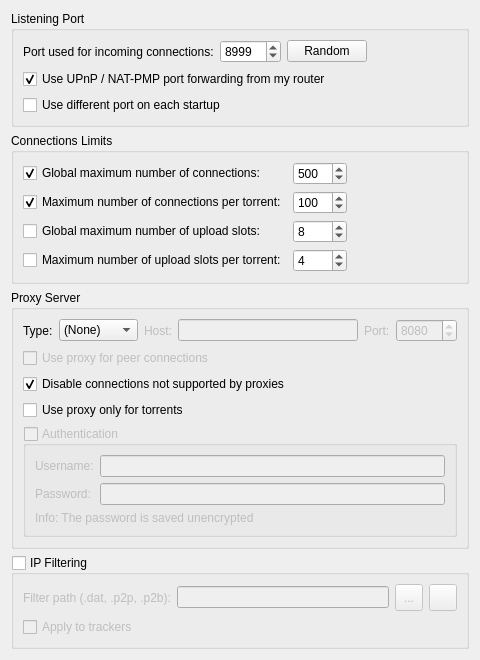
          <widget class="QWidget" name="scrollAreaWidgetContents_3">
           <property name="geometry">
            <rect>
             <x>0</x>
             <y>0</y>
             <width>480</width>
             <height>658</height>
            </rect>
           </property>
           <layout class="QVBoxLayout" name="verticalLayout_20">
            <item>
             <layout class="QHBoxLayout">
              <item>
               <widget class="QGroupBox" name="ListeningPortBox">
                <property name="title">
                 <string>Listening Port</string>
                </property>
                <layout class="QVBoxLayout">
                 <item>
                  <layout class="QHBoxLayout">
                   <item>
                    <widget class="QLabel" name="lbl_ports">
                     <property name="text">
                      <string>Port used for incoming connections:</string>
                     </property>
                    </widget>
                   </item>
                   <item>
                    <widget class="QSpinBox" name="spinPort">
                     <property name="minimum">
                      <number>1</number>
                     </property>
                     <property name="maximum">
                      <number>65535</number>
                     </property>
                     <property name="value">
                      <number>8999</number>
                     </property>
                    </widget>
                   </item>
                   <item>
                    <widget class="QPushButton" name="randomButton">
                     <property name="text">
                      <string>Random</string>
                     </property>
                    </widget>
                   </item>
                   <item>
                    <spacer>
                     <property name="orientation">
                      <enum>Qt::Horizontal</enum>
                     </property>
                     <property name="sizeHint" stdset="0">
                      <size>
                       <width>20</width>
                       <height>20</height>
                      </size>
                     </property>
                    </spacer>
                   </item>
                  </layout>
                 </item>
                 <item>
                  <widget class="QCheckBox" name="checkUPnP">
                   <property name="text">
                    <string>Use UPnP / NAT-PMP port forwarding from my router</string>
                   </property>
                   <property name="checked">
                    <bool>true</bool>
                   </property>
                  </widget>
                 </item>
                 <item>
                  <widget class="QCheckBox" name="checkRandomPort">
                   <property name="text">
                    <string>Use different port on each startup</string>
                   </property>
                  </widget>
                 </item>
                </layout>
               </widget>
              </item>
             </layout>
            </item>
            <item>
             <widget class="QGroupBox" name="nbConnecBox">
              <property name="title">
               <string>Connections Limits</string>
              </property>
              <layout class="QGridLayout" name="gridLayout">
               <item row="0" column="0">
                <widget class="QCheckBox" name="checkMaxConnecs">
                 <property name="text">
                  <string>Global maximum number of connections:</string>
                 </property>
                 <property name="checked">
                  <bool>true</bool>
                 </property>
                </widget>
               </item>
               <item row="0" column="1">
                <widget class="QSpinBox" name="spinMaxConnec">
                 <property name="enabled">
                  <bool>true</bool>
                 </property>
                 <property name="minimum">
                  <number>2</number>
                 </property>
                 <property name="maximum">
                  <number>2000</number>
                 </property>
                 <property name="value">
                  <number>500</number>
                 </property>
                </widget>
               </item>
               <item row="2" column="0">
                <widget class="QCheckBox" name="checkMaxConnecsPerTorrent">
                 <property name="text">
                  <string>Maximum number of connections per torrent:</string>
                 </property>
                 <property name="checked">
                  <bool>true</bool>
                 </property>
                </widget>
               </item>
               <item row="2" column="1">
                <widget class="QSpinBox" name="spinMaxConnecPerTorrent">
                 <property name="minimum">
                  <number>2</number>
                 </property>
                 <property name="maximum">
                  <number>2000</number>
                 </property>
                 <property name="value">
                  <number>100</number>
                 </property>
                </widget>
               </item>
               <item row="4" column="0">
                <widget class="QCheckBox" name="checkMaxUploadsPerTorrent">
                 <property name="text">
                  <string>Maximum number of upload slots per torrent:</string>
                 </property>
                 <property name="checked">
                  <bool>false</bool>
                 </property>
                </widget>
               </item>
               <item row="4" column="1">
                <widget class="QSpinBox" name="spinMaxUploadsPerTorrent">
                 <property name="maximum">
                  <number>500</number>
                 </property>
                 <property name="value">
                  <number>4</number>
                 </property>
                </widget>
               </item>
               <item row="0" column="2">
                <spacer name="horizontalSpacer_3">
                 <property name="orientation">
                  <enum>Qt::Horizontal</enum>
                 </property>
                 <property name="sizeHint" stdset="0">
                  <size>
                   <width>40</width>
                   <height>20</height>
                  </size>
                 </property>
                </spacer>
               </item>
               <item row="2" column="2">
                <spacer name="horizontalSpacer_4">
                 <property name="orientation">
                  <enum>Qt::Horizontal</enum>
                 </property>
                 <property name="sizeHint" stdset="0">
                  <size>
                   <width>40</width>
                   <height>20</height>
                  </size>
                 </property>
                </spacer>
               </item>
               <item row="4" column="2">
                <spacer name="horizontalSpacer_6">
                 <property name="orientation">
                  <enum>Qt::Horizontal</enum>
                 </property>
                 <property name="sizeHint" stdset="0">
                  <size>
                   <width>40</width>
                   <height>20</height>
                  </size>
                 </property>
                </spacer>
               </item>
               <item row="3" column="0">
                <widget class="QCheckBox" name="checkMaxUploads">
                 <property name="text">
                  <string>Global maximum number of upload slots:</string>
                 </property>
                 <property name="checked">
                  <bool>false</bool>
                 </property>
                </widget>
               </item>
               <item row="3" column="1">
                <widget class="QSpinBox" name="spinMaxUploads">
                 <property name="maximum">
                  <number>2000</number>
                 </property>
                 <property name="value">
                  <number>8</number>
                 </property>
                </widget>
               </item>
               <item row="3" column="2">
                <spacer name="horizontalSpacer_15">
                 <property name="orientation">
                  <enum>Qt::Horizontal</enum>
                 </property>
                 <property name="sizeHint" stdset="0">
                  <size>
                   <width>40</width>
                   <height>20</height>
                  </size>
                 </property>
                </spacer>
               </item>
              </layout>
             </widget>
            </item>
            <item>
             <widget class="QGroupBox" name="groupProxy">
              <property name="enabled">
               <bool>true</bool>
              </property>
              <property name="title">
               <string>Proxy Server</string>
              </property>
              <layout class="QVBoxLayout" name="verticalLayout_29">
               <item>
                <layout class="QHBoxLayout" name="_2">
                 <item>
                  <widget class="QLabel" name="ProxyType_lbl">
                   <property name="text">
                    <string>Type:</string>
                   </property>
                  </widget>
                 </item>
                 <item>
                  <widget class="QComboBox" name="comboProxyType">
                   <item>
                    <property name="text">
                     <string>(None)</string>
                    </property>
                   </item>
                   <item>
                    <property name="text">
                     <string>SOCKS4</string>
                    </property>
                   </item>
                   <item>
                    <property name="text">
                     <string>SOCKS5</string>
                    </property>
                   </item>
                   <item>
                    <property name="text">
                     <string>HTTP</string>
                    </property>
                   </item>
                  </widget>
                 </item>
                 <item>
                  <widget class="QLabel" name="lblProxyIP">
                   <property name="enabled">
                    <bool>false</bool>
                   </property>
                   <property name="text">
                    <string>Host:</string>
                   </property>
                  </widget>
                 </item>
                 <item>
                  <widget class="QLineEdit" name="textProxyIP">
                   <property name="enabled">
                    <bool>false</bool>
                   </property>
                   <property name="text">
                    <string/>
                   </property>
                   <property name="maxLength">
                    <number>75</number>
                   </property>
                   <property name="echoMode">
                    <enum>QLineEdit::Normal</enum>
                   </property>
                  </widget>
                 </item>
                 <item>
                  <widget class="QLabel" name="lblProxyPort">
                   <property name="enabled">
                    <bool>false</bool>
                   </property>
                   <property name="text">
                    <string>Port:</string>
                   </property>
                  </widget>
                 </item>
                 <item>
                  <widget class="QSpinBox" name="spinProxyPort">
                   <property name="enabled">
                    <bool>false</bool>
                   </property>
                   <property name="minimum">
                    <number>1</number>
                   </property>
                   <property name="maximum">
                    <number>65535</number>
                   </property>
                   <property name="value">
                    <number>8080</number>
                   </property>
                  </widget>
                 </item>
                </layout>
               </item>
               <item>
                <widget class="QCheckBox" name="checkProxyPeerConnecs">
                 <property name="enabled">
                  <bool>false</bool>
                 </property>
                 <property name="toolTip">
                  <string>Otherwise, the proxy server is only used for tracker connections</string>
                 </property>
                 <property name="text">
                  <string>Use proxy for peer connections</string>
                 </property>
                </widget>
               </item>
               <item>
                <widget class="QCheckBox" name="checkForceProxy">
                 <property name="text">
                  <string>Disable connections not supported by proxies</string>
                 </property>
                 <property name="checked">
                  <bool>true</bool>
                 </property>
                </widget>
               </item>
               <item>
                <widget class="QCheckBox" name="isProxyOnlyForTorrents">
                 <property name="toolTip">
                  <string>RSS feeds, search engine, software updates or anything else other than torrent transfers and related operations (such as peer exchanges) will use a direct connection</string>
                 </property>
                 <property name="text">
                  <string>Use proxy only for torrents</string>
                 </property>
                 <property name="checked">
                  <bool>false</bool>
                 </property>
                </widget>
               </item>
               <item>
                <widget class="QGroupBox" name="checkProxyAuth">
                 <property name="enabled">
                  <bool>false</bool>
                 </property>
                 <property name="title">
                  <string>Authentication</string>
                 </property>
                 <property name="checkable">
                  <bool>true</bool>
                 </property>
                 <property name="checked">
                  <bool>false</bool>
                 </property>
                 <layout class="QVBoxLayout" name="verticalLayout_24">
                  <item>
                   <layout class="QGridLayout" name="gridLayout_12">
                    <item row="0" column="0">
                     <widget class="QLabel" name="lblProxyUsername">
                      <property name="text">
                       <string>Username:</string>
                      </property>
                     </widget>
                    </item>
                    <item row="0" column="1">
                     <widget class="QLineEdit" name="textProxyUsername">
                      <property name="text">
                       <string/>
                      </property>
                      <property name="maxLength">
                       <number>1000</number>
                      </property>
                      <property name="echoMode">
                       <enum>QLineEdit::Normal</enum>
                      </property>
                     </widget>
                    </item>
                    <item row="1" column="0">
                     <widget class="QLabel" name="lblProxyPassword">
                      <property name="text">
                       <string>Password:</string>
                      </property>
                     </widget>
                    </item>
                    <item row="1" column="1">
                     <widget class="QLineEdit" name="textProxyPassword">
                      <property name="text">
                       <string/>
                      </property>
                      <property name="maxLength">
                       <number>1000</number>
                      </property>
                      <property name="echoMode">
                       <enum>QLineEdit::Password</enum>
                      </property>
                     </widget>
                    </item>
                   </layout>
                  </item>
                  <item>
                   <widget class="QLabel" name="label_23">
                    <property name="text">
                     <string>Info: The password is saved unencrypted</string>
                    </property>
                   </widget>
                  </item>
                 </layout>
                </widget>
               </item>
              </layout>
             </widget>
            </item>
            <item>
             <widget class="QGroupBox" name="checkIPFilter">
              <property name="title">
               <string>IP Filtering</string>
              </property>
              <property name="checkable">
               <bool>true</bool>
              </property>
              <property name="checked">
               <bool>false</bool>
              </property>
              <layout class="QGridLayout" name="gridLayout_14">
               <item row="1" column="0">
                <widget class="QLabel" name="lblFilterPath">
                 <property name="text">
                  <string>Filter path (.dat, .p2p, .p2b):</string>
                 </property>
                </widget>
               </item>
               <item row="1" column="1">
                <widget class="QLineEdit" name="textFilterPath"/>
               </item>
               <item row="1" column="2">
                <widget class="QToolButton" name="browseFilterButton">
                 <property name="minimumSize">
                  <size>
                   <width>28</width>
                   <height>27</height>
                  </size>
                 </property>
                 <property name="text">
                  <string notr="true">...</string>
                 </property>
                </widget>
               </item>
               <item row="1" column="3">
                <widget class="QToolButton" name="IpFilterRefreshBtn">
                 <property name="minimumSize">
                  <size>
                   <width>28</width>
                   <height>27</height>
                  </size>
                 </property>
                 <property name="toolTip">
                  <string>Reload the filter</string>
                 </property>
                 <property name="text">
                  <string/>
                 </property>
                 <property name="iconSize">
                  <size>
                   <width>16</width>
                   <height>16</height>
                  </size>
                 </property>
                </widget>
               </item>
               <item row="2" column="0">
                <widget class="QCheckBox" name="checkIpFilterTrackers">
                 <property name="text">
                  <string>Apply to trackers</string>
                 </property>
                </widget>
               </item>
              </layout>
             </widget>
            </item>
           </layout>
          </widget>
